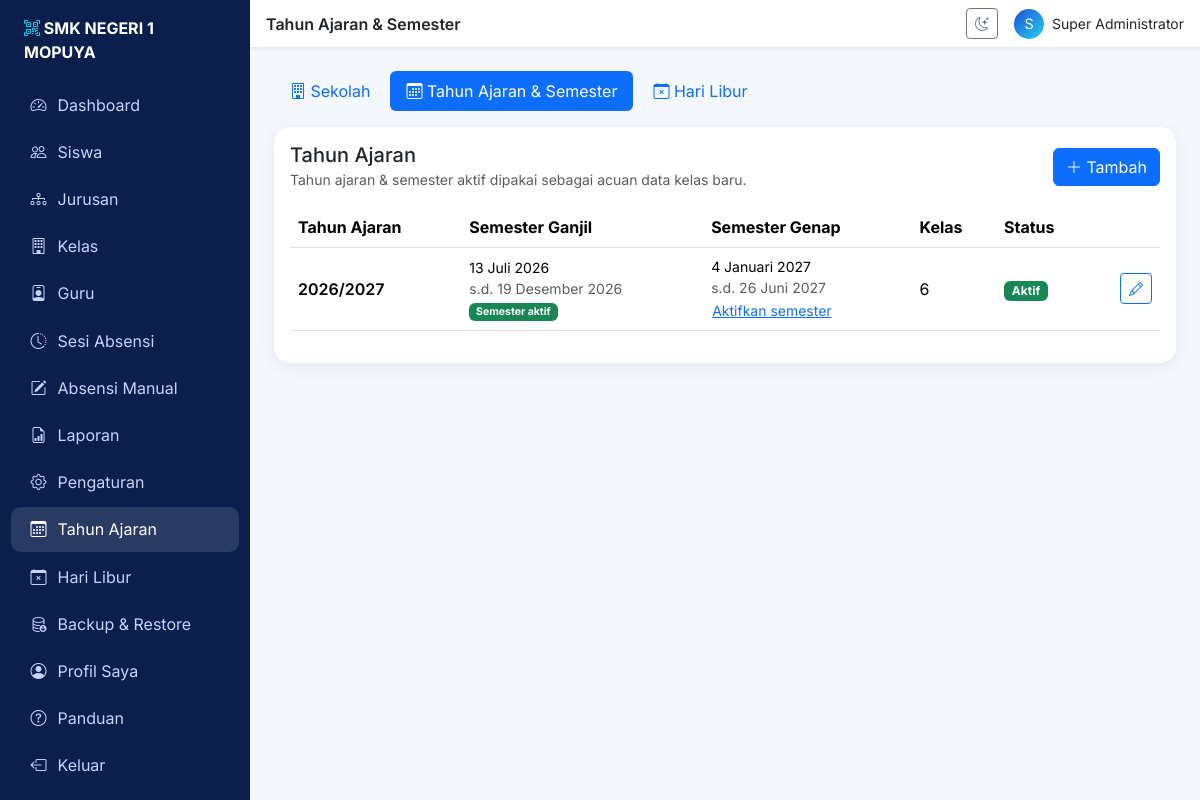
The app's page /modules/settings/academic.php (signed in) with its own data.
### tables this page shows
CREATE TABLE academic_years (
  id INT UNSIGNED AUTO_INCREMENT PRIMARY KEY,
  name VARCHAR(20) NOT NULL UNIQUE,
  start_date DATE NOT NULL,
  end_date DATE NOT NULL,
  is_active TINYINT(1) NOT NULL DEFAULT 0,
  created_at TIMESTAMP DEFAULT CURRENT_TIMESTAMP,
  updated_at TIMESTAMP DEFAULT CURRENT_TIMESTAMP ON UPDATE CURRENT_TIMESTAMP
);

CREATE TABLE semesters (
  id INT UNSIGNED AUTO_INCREMENT PRIMARY KEY,
  academic_year_id INT UNSIGNED NOT NULL,
  name ENUM('Ganjil','Genap') NOT NULL,
  start_date DATE NOT NULL,
  end_date DATE NOT NULL,
  is_active TINYINT(1) NOT NULL DEFAULT 0,
  created_at TIMESTAMP DEFAULT CURRENT_TIMESTAMP,
  updated_at TIMESTAMP DEFAULT CURRENT_TIMESTAMP ON UPDATE CURRENT_TIMESTAMP,
  UNIQUE KEY uq_sem (academic_year_id, name),
  CONSTRAINT fk_sem_ay FOREIGN KEY (academic_year_id) REFERENCES academic_years(id) ON DELETE CASCADE
);

### app/helpers/security.php (called while the page is built, shortened)
<?php
function e($v): string { return htmlspecialchars((string)$v, ENT_QUOTES | ENT_SUBSTITUTE, 'UTF-8'); }

### app/helpers/functions.php (called while the page is built, shortened)
<?php
function tgl_id(string $date, bool $withDay = false): string {
    $ts = strtotime($date); if (!$ts) return $date;
    $bulan = [1=>'Januari','Februari','Maret','April','Mei','Juni','Juli','Agustus','September','Oktober','November','Desember'];
    $hari = [1=>'Senin','Selasa','Rabu','Kamis','Jumat','Sabtu','Minggu'];
    return ($withDay ? $hari[(int)date('N', $ts)] . ', ' : '') . (int)date('j', $ts) . ' ' . $bulan[(int)date('n', $ts)] . ' ' . date('Y', $ts);
}

### modules/settings/academic.php (the view, shortened to what this page needs)
<?php
require_once __DIR__ . '/../../app/views/layout.php';
$pdo = db();
$years = $pdo->query('SELECT ay.*, (SELECT COUNT(*) FROM classes c WHERE c.academic_year_id=ay.id) AS n_class FROM academic_years ay ORDER BY ay.start_date DESC')->fetchAll();
$sems = [];
foreach ($pdo->query('SELECT * FROM semesters ORDER BY start_date')->fetchAll() as $s) $sems[$s['academic_year_id']][$s['name']] = $s;
render_header('Tahun Ajaran & Semester', 'academic'); settings_tabs('academic'); ?>
<div class="card stat-card"><div class="card-body">
  <div class="d-flex justify-content-between align-items-center mb-3">
    <div><h5 class="mb-0">Tahun Ajaran</h5><small class="text-muted">Tahun ajaran & semester aktif dipakai sebagai acuan data kelas baru.</small></div>
    <button class="btn btn-primary" onclick="openForm()"><i class="bi bi-plus-lg"></i> Tambah</button></div>
  <div class="table-responsive"><table class="table table-hover align-middle"><thead><tr><th>Tahun Ajaran</th><th>Semester Ganjil</th><th>Semester Genap</th><th>Kelas</th><th>Status</th><th></th></tr></thead><tbody>
  <?php foreach ($years as $y): $g = $sems[$y['id']]['Ganjil'] ?? null; $n = $sems[$y['id']]['Genap'] ?? null; ?>
    <tr>
      <td class="fw-semibold"><?= e($y['name']) ?></td>
      <?php foreach ([$g, $n] as $s): ?><td class="small">
        <?php if ($s): ?><?= e(tgl_id($s['start_date'])) ?><br><span class="text-muted">s.d. <?= e(tgl_id($s['end_date'])) ?></span><br>
          <?php if ($s['is_active']): ?><span class="badge text-bg-success">Semester aktif</span>
          <?php else: ?><form method="post" class="d-inline"><button class="btn btn-link btn-sm p-0">Aktifkan semester</button></form><?php endif; ?>
        <?php else: ?><span class="text-muted">-</span><?php endif; ?></td><?php endforeach; ?>
      <td><?= (int)$y['n_class'] ?></td>
      <td><?= $y['is_active'] ? '<span class="badge text-bg-success">Aktif</span>' : '<span class="badge text-bg-secondary">Tidak aktif</span>' ?></td>
      <td class="text-end text-nowrap">
        <button class="btn btn-sm btn-outline-primary" onclick='openForm(<?= json_encode(['id' => $y['id'], 'name' => $y['name'], 'g_start' => $g['start_date'] ?? '', 'g_end' => $g['end_date'] ?? '', 'n_start' => $n['start_date'] ?? '', 'n_end' => $n['end_date'] ?? ''], JSON_HEX_APOS | JSON_HEX_QUOT | JSON_HEX_TAG | JSON_HEX_AMP) ?>)'><i class="bi bi-pencil"></i></button>
      </td></tr>
  <?php endforeach; ?>
  </tbody></table></div>
</div></div>

### assets/css/app.css (style rules this page uses)
:root { --navy:#0b1f4d;--royal:#1f4fd8;--cyan:#22d3ee;--bg:#f4f7fc;--card:#fff }
body { font-family:'Inter',system-ui,sans-serif;background:var(--bg) }
.stat-card { border:0;border-radius:1rem;background:var(--card);box-shadow:0 4px 18px rgba(11,31,77,.07);transition:transform .2s }

### records on screen
academic_years: name "2026/2027", n_class "6", is_active "Aktif"
semesters: start_date "13 Juli 2026", end_date "19 Desember 2026", is_active "Semester aktif"
semesters: start_date "4 Januari 2027", end_date "26 Juni 2027"

### other values on screen
setting('school_name') "SMK NEGERI 1 MOPUYA"
$m[1] "Dashboard"
$m[1] "Siswa"
$m[1] "Jurusan"
$m[1] "Kelas"
$m[1] "Guru"
$m[1] "Sesi Absensi"
$m[1] "Absensi Manual"
$m[1] "Laporan"
$m[1] "Pengaturan"
$m[1] "Tahun Ajaran"
$m[1] "Hari Libur"
$m[1] "Backup & Restore"
$m[1] "Profil Saya"
$m[1] "Panduan"
